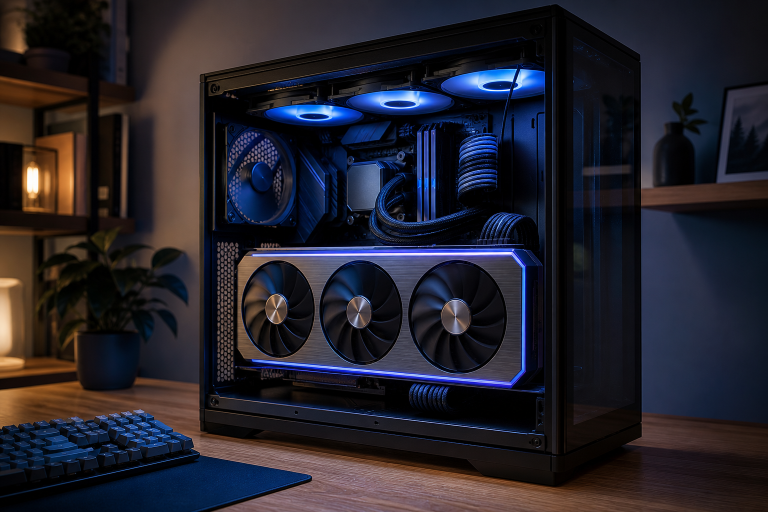
#> input picture assets/hero-source.png, 1536 x 1024 px, found by its file name (shown at 1/2 size)
$ python make_hero.py assets/hero-source.png
#> lines starting #> are read from the running program, lines starting #| are printed output that depends on the picture
#!/usr/bin/env python3
"""Prepare the Welcome page photograph: brighten it, mark the card, compress it.

Not part of the build. The photograph changes about as often as the brand does,
so this exists to record what was done to it rather than to run on a schedule:
a gamma lift, because the room reads as murk on a white page otherwise, and the
hexagon laid over the graphics card at low opacity and sheared to sit on its
face rather than floating in front of it.

    python3 scripts/make_hero.py assets/hero-source.png

The source photograph lives in `assets/`, which the build does not stage, so the
published tree carries only the finished JPEG.
"""

from __future__ import annotations

import argparse
from pathlib import Path

from PIL import Image, ImageEnhance

REPO = Path(__file__).resolve().parent.parent
SYMBOL = Path.home() / "Edgible/www.edgible.com/website/static/edgible-symbol-white-on-transperant.png"
DEST = REPO / "static" / "images" / "self-hosted-machine.jpg"

# Where the card face sits in the photograph, as fractions of width and height,
# so the numbers survive a change of source resolution but not a change of
# photograph. Re-measure if the picture changes.
CARD_CENTRE = (0.498, 0.600)
CARD_HEIGHT = 0.26
SHEAR = 0.10  # the card face recedes to the right, so the mark leans with it


def brighten(im: Image.Image, gamma: float, brightness: float) -> Image.Image:
    lut = [min(255, round(255 * ((i / 255) ** gamma))) for i in range(256)]
    out = im.point(lut * 3)
    out = ImageEnhance.Brightness(out).enhance(brightness)
    return ImageEnhance.Color(out).enhance(1.03)


def watermark(im: Image.Image, alpha: float) -> Image.Image:
    mark = Image.open(SYMBOL).convert("RGBA")
    # The file is padded, and the glyph is much wider than it is tall, so crop
    # to the ink and scale by height or the hexagon comes out stretched.
    mark = mark.crop(mark.getchannel("A").getbbox())
    side = round(im.height * CARD_HEIGHT)
    mark = mark.resize((round(side * mark.width / mark.height), side), Image.LANCZOS)

    # Lean the mark with the face it sits on. The affine matrix is inverse, so a
    # negative shear on x tips the top of the hexagon to the right.
    pad = round(mark.height * SHEAR)
    mark = mark.transform(
        (mark.width + pad, mark.height),
        Image.AFFINE,
        (1, SHEAR, -pad * 0.5, 0, 1, 0),
        resample=Image.BICUBIC,
    )

    shape = mark.getchannel("A")
    x = round(im.width * CARD_CENTRE[0] - mark.width / 2)
    y = round(im.height * CARD_CENTRE[1] - mark.height / 2)
    layer = Image.new("RGBA", im.size, (0, 0, 0, 0))

    # The card face is bright metal and its fans are nearly black, so a single
    # white mark disappears against one or the other. Laying a dark copy down
    # first, offset by a few pixels, reads as an etch on both.
    for colour, dx, dy, strength in (
        ((0, 0, 26), 4, 4, 0.85),
        ((255, 255, 255), 0, 0, 1.0),
    ):
        ink = Image.new("RGBA", mark.size, colour + (0,))
        ink.putalpha(shape.point(lambda a: round(a * alpha * strength)))
        layer.paste(ink, (x + dx, y + dy), ink)

    return Image.alpha_composite(im.convert("RGBA"), layer).convert("RGB")


def main() -> int:
    ap = argparse.ArgumentParser()
    ap.add_argument("source", type=Path)
    ap.add_argument("--alpha", type=float, default=0.55)
    ap.add_argument("--gamma", type=float, default=0.72)
    ap.add_argument("--brightness", type=float, default=1.08)
    ap.add_argument("--width", type=int, default=1400)
    ap.add_argument("--out", type=Path, default=DEST)
    args = ap.parse_args()

    im = Image.open(args.source).convert("RGB")
#> im is the input picture: PIL image 1536x1024 RGB; mean R, G, B 36.2, 34.2, 43.5
    im.thumbnail((args.width, args.width), Image.LANCZOS)
#> im: PIL image 1400x933 RGB
    im = brighten(im, args.gamma, args.brightness)
#> in brighten, `out = im.point(lut * 3)`:
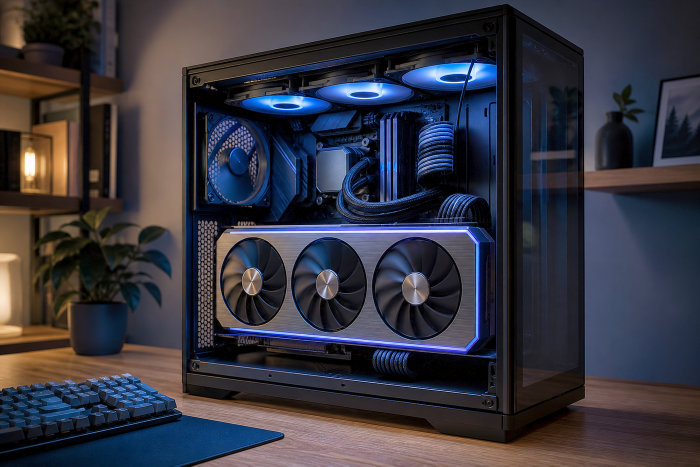
#> out: PIL image 1400x933 RGB (shown at 1/2 size); mean R, G, B 54.9, 54.4, 64.7
    im = watermark(im, args.alpha)
    im.save(args.out, "JPEG", quality=82, optimize=True, progressive=True)
    print(f"wrote {args.out} at {im.size[0]}x{im.size[1]}")
    return 0


if __name__ == "__main__":
#> (the run stopped early here; a loop or call above may not have finished)
